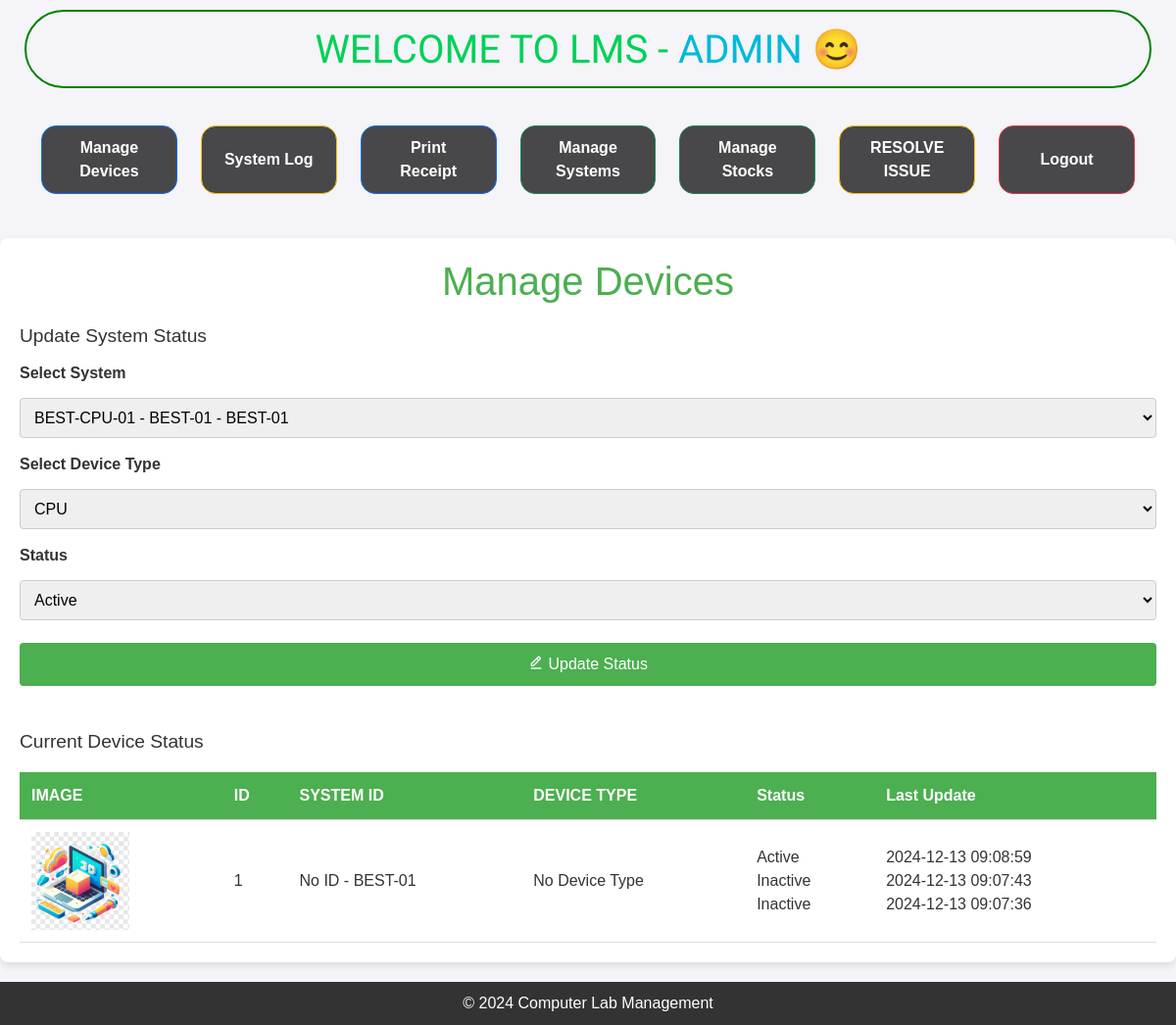
The page /admin/manage_devices.php (signed in) on the database its author committed.
### tables this page shows
CREATE TABLE `systems` (
  `id` int(11) NOT NULL,
  `cpu_id` varchar(255) DEFAULT NULL,
  `ups_id` varchar(255) DEFAULT NULL,
  `monitor_id` varchar(255) DEFAULT NULL,
  `issue` text DEFAULT NULL,
  `description` text DEFAULT NULL,
  `lab_name` varchar(255) DEFAULT NULL,
  `os_installed` varchar(255) DEFAULT NULL,
  `ram` varchar(255) DEFAULT NULL,
  `image` varchar(255) DEFAULT NULL,
  `internet` enum('Yes','No','Unknown') NOT NULL DEFAULT 'Unknown'
);

CREATE TABLE `system_status` (
  `id` int(11) NOT NULL,
  `system_id` int(11) NOT NULL,
  `status` varchar(255) NOT NULL,
  `last_updated` timestamp NOT NULL DEFAULT current_timestamp()
);

### admin/manage_devices.php (the view, shortened to what this page needs)
<?php
include 'header.php';
$query = "SELECT * FROM systems";
$result = mysqli_query($conn, $query);
?>
<!DOCTYPE html>
<html lang="en">
<head>
    <link rel="stylesheet" href="admin_panel.css">
    <link rel="stylesheet" href="bootstrap.min.css">
    <link href='https://unpkg.com/boxicons@2.1.4/css/boxicons.min.css' rel='stylesheet'>
</head>
<body>
    <main>
        <h1>Manage Devices</h1>
        <h2>Update System Status</h2>
        <form method="POST">
            <label for="system_id">Select System</label>
            <select name="system_id" required>
                <?php
                $systems_result = mysqli_query($conn, $query);
                while ($system = mysqli_fetch_assoc($systems_result)) {
                    echo "<option value='" . $system['id'] . "'>" . $system['cpu_id'] . " - " . $system['ups_id'] . " - " . $system['monitor_id'] . "</option>";
                }
                ?>
            </select><br>
            <label for="device_type_info">Select Device Type</label>
            <select name="device_type_info" required>
                <option value="CPU">CPU</option>
            </select><br>
            <label for="status">Status</label>
            <select name="status" required>
                <option value="Active">Active</option>
            </select><br>
            <button type="submit" name="update_status"><i class='bx bx-edit-alt'></i> Update Status</button>
        </form>
        <h2>Current Device Status</h2>
        <table>
            <thead>
                <tr>
                    <th>IMAGE</th>
                    <th>ID</th>
                    <th>SYSTEM ID</th>
                    <th>DEVICE TYPE</th>
                    <th>Status</th>
                    <th>Last Update</th>
                </tr>
            </thead>
            <tbody>
    <?php while ($system = mysqli_fetch_assoc($result)) {
        $status_query = "SELECT * FROM system_status WHERE system_id = " . $system['id'] . " ORDER BY last_updated DESC";
        $status_result = mysqli_query($conn, $status_query);
        $status_text = '';
        $last_updated = '';
        if (mysqli_num_rows($status_result) > 0) {
            while ($status = mysqli_fetch_assoc($status_result)) {
                if (isset($status['status'])) {
                    $status_text .= $status['status'] . "<br>";
                } else {
                    $status_text .= "No status available<br>";
                }
                if (isset($status['last_updated'])) {
                    $last_updated .= $status['last_updated'] . "<br>";
                } else {
                    $last_updated .= "N/A<br>";
                }
            }
        } else {
            $status_text = 'No status available';
            $last_updated = 'N/A';
        }
    ?>
    <tr>
        <td><img src="<?php echo htmlspecialchars($system['image']); ?>" alt="System Image" style="width: 100px; height: auto;"></td>
        <td><?php echo $system['id']; ?></td>
        <td><?php echo isset($system['system_id']) ? $system['system_id'] : 'No ID'; ?> - <?php echo isset($system['monitor_id']) ? $system['monitor_id'] : 'No Monitor'; ?></td>
        <td><?php echo isset($system['device_type']) ? $system['device_type'] : 'No Device Type'; ?></td>
        <td><?php echo nl2br($status_text); ?></td>
        <td><?php echo nl2br($last_updated); ?></td>
    </tr>
    <?php } ?>
</tbody>
        </table>
    </main>
    <footer>
        <p>&copy; 2024 Computer Lab Management</p>
    </footer>
</body>
</html>

### admin/admin_panel.css (style rules this page uses)
* { margin: 0; padding: 0; box-sizing: border-box; }
body { background: #0b001b; color: white; }

### admin/manage_devices.php (style rules this page uses)
body { font-family: Arial, sans-serif; background-color: #f4f4f9; color: #333; margin: 0; padding: 0; }
main { padding: 20px; max-width: 1200px; margin: 0 auto; background-color: #fff; border-radius: 8px; box-shadow: 0 4px 8px rgba(0, 0, 0, 0.1); }
h1 { text-align: center; color: #4CAF50; margin-bottom: 20px; }
h2 { color: #333; margin-bottom: 15px; font-size: 1.2em; }
form { margin-bottom: 30px; }
label { font-size: 1em; font-weight: bold; margin-bottom: 5px; display: inline-block; }
select, button { width: 100%; padding: 10px; margin: 8px 0 15px; border: 1px solid #ccc; border-radius: 4px; font-size: 1em; }
button { background-color: #4CAF50; color: white; border: none; cursor: pointer; transition: background-color 0.3s; }
table { width: 100%; border-collapse: collapse; margin-top: 20px; }
table th, table td { padding: 12px; text-align: left; border-bottom: 1px solid #ddd; }
table th { background-color: #4CAF50; color: white; }
footer { text-align: center; padding: 10px; background-color: #333; color: white; margin-top: 20px; }
footer p { margin: 0; }

### rows shown on the page
systems: image (placeholder picture), id "1", monitor "BEST-01", system_status.status "Active Inactive Inactive", system_status.last_updated "2024-12-13 09:08:59 2024-12-13 09:07:43 2024-12-13 09:07:36"

### other values the page prints
$_SESSION['admin']['username'] "ADMIN"
form field system_id "BEST-CPU-01 - BEST-01 - BEST-01"
